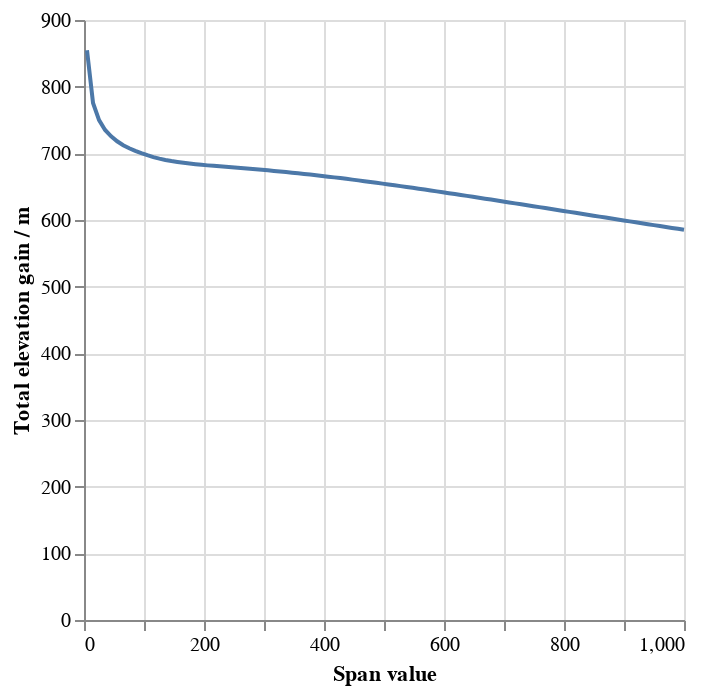

The code cell stored with this chart in its notebook:
### Markdown cell above
We can go through various `span` values and see how much smoothing gets how much altitude gain.

### Code cell
scan = {"span": [], "gain": []}
for span in np.linspace(5, 1000, 100):
    diff = ts["altitude"].ewm(span=span, min_periods=5).mean().diff().dropna()
    diff[diff < 0] = 0
    cum = diff.sum()
    scan["span"].append(span)
    scan["gain"].append(cum)

(alt.Chart(pd.DataFrame(scan)).mark_line().encode(alt.X("span", title="Span value"), alt.Y("gain", title='Total elevation gain / m')))

### Figure 1 — Vega specification as saved in the notebook (floating-point values rounded to 4 significant figures)
{"$schema": "https://vega.github.io/schema/vega/v5.json", "data": [{"name": "source_0", "values": [{"gain": 854.5, "span": 5.0}, {"gain": 775.6, "span": 15.05}, {"gain": 749.9, "span": 25.1}, {"gain": 735.1, "span": 35.15}, {"gain": 725.5, "span": 45.2}, {"gain": 718.1, "span": 55.25}, {"gain": 712.2, "span": 65.3}, {"gain": 707.6, "span": 75.35}, {"gain": 703.7, "span": 85.4}, {"gain": 700.3, "span": 95.45}, {"gain": 697.2, "span": 105.5}, {"gain": 694.3, "span": 115.6}, {"gain": 692.0, "span": 125.6}, {"gain": 690.1, "span": 135.7}, {"gain": 688.5, "span": 145.7}, {"gain": 687.1, "span": 155.8}, {"gain": 685.8, "span": 165.8}, {"gain": 684.7, "span": 175.9}, {"gain": 683.7, "span": 185.9}, {"gain": 682.8, "span": 196.0}, {"gain": 681.9, "span": 206.0}, {"gain": 681.3, "span": 216.1}, {"gain": 680.6, "span": 226.1}, {"gain": 679.9, "span": 236.2}, {"gain": 679.1, "span": 246.2}, {"gain": 678.4, "span": 256.3}, {"gain": 677.6, "span": 266.3}, {"gain": 676.8, "span": 276.4}, {"gain": 676.1, "span": 286.4}, {"gain": 675.3, "span": 296.5}, {"gain": 674.5, "span": 306.5}, {"gain": 673.7, "span": 316.6}, {"gain": 672.8, "span": 326.6}, {"gain": 671.9, "span": 336.7}, {"gain": 671.0, "span": 346.7}, {"gain": 670.1, "span": 356.8}, {"gain": 669.1, "span": 366.8}, {"gain": 668.1, "span": 376.9}, {"gain": 667.1, "span": 386.9}, {"gain": 666.1, "span": 397.0}, {"gain": 665.0, "span": 407.0}, {"gain": 663.9, "span": 417.1}, {"gain": 662.8, "span": 427.1}, {"gain": 661.7, "span": 437.2}, {"gain": 660.6, "span": 447.2}, {"gain": 659.4, "span": 457.3}, {"gain": 658.2, "span": 467.3}, {"gain": 657.0, "span": 477.4}, {"gain": 655.8, "span": 487.4}, {"gain": 654.6, "span": 497.5}, {"gain": 653.3, "span": 507.5}, {"gain": 652.1, "span": 517.6}, {"gain": 650.8, "span": 527.6}, {"gain": 649.5, "span": 537.7}, {"gain": 648.2, "span": 547.7}, {"gain": 646.9, "span": 557.8}, {"gain": 645.6, "span": 567.8}, {"gain": 644.3, "span": 577.9}, {"gain": 643.0, "span": 587.9}, {"gain": 641.6, "span": 598.0}, {"gain": 640.3, "span": 608.0}, {"gain": 638.9, "span": 618.1}, {"gain": 637.5, "span": 628.1}, {"gain": 636.2, "span": 638.2}, {"gain": 634.8, "span": 648.2}, {"gain": 633.4, "span": 658.3}, {"gain": 632.0, "span": 668.3}, {"gain": 630.6, "span": 678.4}, {"gain": 629.2, "span": 688.4}, {"gain": 627.8, "span": 698.5}, {"gain": 626.4, "span": 708.5}, {"gain": 625.0, "span": 718.6}, {"gain": 623.6, "span": 728.6}, {"gain": 622.1, "span": 738.7}, {"gain": 620.7, "span": 748.7}, {"gain": 619.3, "span": 758.8}, {"gain": 617.9, "span": 768.8}, {"gain": 616.4, "span": 778.9}, {"gain": 615.0, "span": 788.9}, {"gain": 613.6, "span": 799.0}, {"gain": 612.2, "span": 809.0}, {"gain": 610.7, "span": 819.1}, {"gain": 609.3, "span": 829.1}, {"gain": 607.9, "span": 839.2}, {"gain": 606.5, "span": 849.2}, {"gain": 605.1, "span": 859.3}, {"gain": 603.6, "span": 869.3}, {"gain": 602.2, "span": 879.4}, {"gain": 600.8, "span": 889.4}, {"gain": 599.4, "span": 899.5}, {"gain": 598.0, "span": 909.5}, {"gain": 596.6, "span": 919.6}, {"gain": 595.1, "span": 929.6}, {"gain": 593.7, "span": 939.7}, {"gain": 592.3, "span": 949.7}, {"gain": 590.9, "span": 959.8}, {"gain": 589.5, "span": 969.8}, {"gain": 588.1, "span": 979.9}, {"gain": 586.8, "span": 989.9}, {"gain": 585.4, "span": 1000.0}]}, {"name": "source_0_x_domain_span", "values": [{"min": 5.0, "max": 1000.0}]}, {"name": "source_0_y_domain_gain", "values": [{"min": 585.4, "max": 854.5}]}], "marks": [{"type": "line", "name": "marks", "from": {"data": "source_0"}, "sort": {"field": "x"}, "encode": {"update": {"stroke": {"value": "#4c78a8"}, "y": {"field": "gain", "scale": "y"}, "x": {"field": "span", "scale": "x"}, "defined": {"signal": "isValid(datum[\"span\"]) && isFinite(+datum[\"span\"]) && isValid(datum[\"gain\"]) && isFinite(+datum[\"gain\"])"}}}, "style": ["line"]}], "scales": [{"name": "x", "type": "linear", "domain": [{"signal": "(data(\"source_0_x_domain_span\")[0] || {}).min"}, {"signal": "(data(\"source_0_x_domain_span\")[0] || {}).max"}], "range": [0, {"signal": "width"}], "zero": false, "nice": true}, {"name": "y", "type": "linear", "domain": [{"signal": "(data(\"source_0_y_domain_gain\")[0] || {}).min"}, {"signal": "(data(\"source_0_y_domain_gain\")[0] || {}).max"}], "range": [{"signal": "height"}, 0], "nice": true, "zero": true}], "axes": [{"scale": "x", "orient": "bottom", "grid": true, "maxExtent": 0, "minExtent": 0, "zindex": 0, "ticks": false, "labels": false, "tickCount": {"signal": "ceil(width/40)"}, "aria": false, "gridScale": "y", "domain": false}, {"scale": "y", "aria": false, "ticks": false, "tickCount": {"signal": "ceil(height/40)"}, "labels": false, "gridScale": "x", "orient": "left", "domain": false, "grid": true, "minExtent": 0, "zindex": 0, "maxExtent": 0}, {"scale": "x", "orient": "bottom", "title": "Span value", "grid": false, "labelFlush": true, "labelOverlap": true, "tickCount": {"signal": "ceil(width/40)"}, "zindex": 0}, {"scale": "y", "tickCount": {"signal": "ceil(height/40)"}, "grid": false, "title": "Total elevation gain / m", "labelOverlap": true, "zindex": 0, "orient": "left"}], "height": 300, "padding": 5, "background": "white", "width": 300, "style": "cell"}
